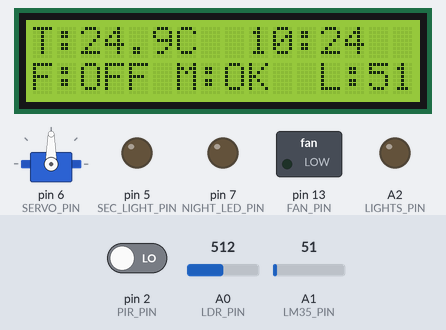
Recording of a sketch running on a simulated Arduino Uno, built with avr-gcc and run on an emulated ATmega328P. Shown: servo, 16×2 character LCD, switched loads named in the sketch (green lamp = pin HIGH), output pins drawn as LEDs (lit = HIGH). The inputs (shaded band) are chosen by the test bench; at power-on: A1 (LM35_PIN) = 51, pin 2 (PIR_PIN) LOW, A0 (LDR_PIN) = 512. The local clock reads 2024-03-15 10:24:30 at power-on unless the sketch sets it.

Above: at 2.7 s.
2.8 s: A1 (LM35_PIN) set to 61
At 4.7 s:
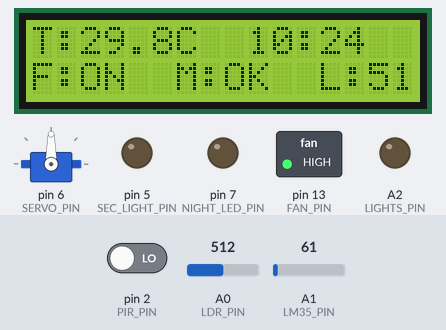
5.0 s: pin 2 (PIR_PIN) driven HIGH
At 6.7 s:
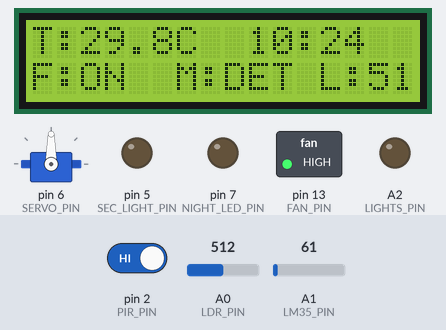
7.0 s: A1 (LM35_PIN) set to 30
At 8.8 s:
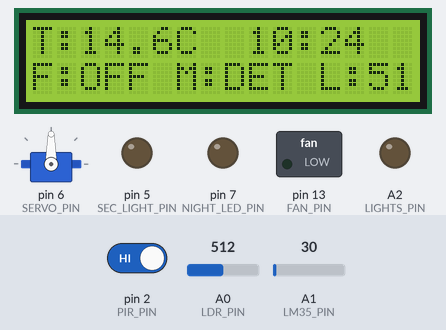
9.1 s: A0 (LDR_PIN) set to 317
At 10.8 s:
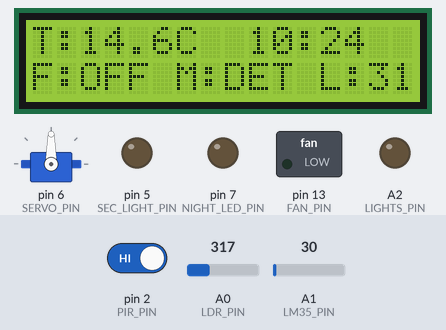
11.1 s: A0 (LDR_PIN) set to 284
At 12.8 s:
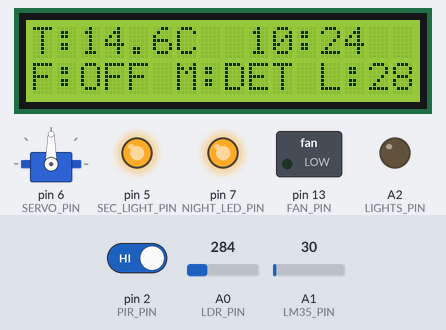
13.1 s: pin 2 (PIR_PIN) driven LOW
At 14.8 s:
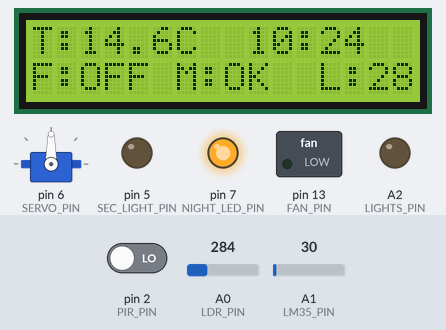
Timing chart, 0 to 16.3 s (numbered marks = the images above; inputs shaded):
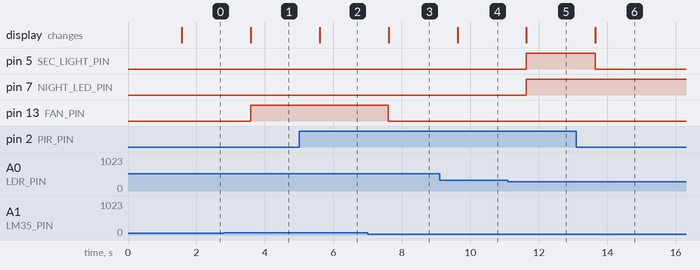

Measured:
- the behaviour switches between 57 and 58 on A1 (LM35_PIN) (found by bisection; images 0 and 1)
- the behaviour switches between 300 and 299 on A0 (LDR_PIN) (found by bisection; images 4 and 5)
- after the input at 2.8 s, pin 13 (FAN_PIN): LOW → HIGH after 0.78 s; the display: changes after 0.79 s (image 1)
- after the input at 5.0 s, the display: changes after 0.60 s (image 2)
- after the input at 7.0 s, pin 13 (FAN_PIN): HIGH → LOW after 0.61 s; the display: changes after 0.61 s (image 3)
- after the input at 9.1 s, the display: changes after 0.53 s (image 4)
- after the input at 11.1 s, pin 5 (SEC_LIGHT_PIN): LOW → HIGH after 0.53 s; pin 7 (NIGHT_LED_PIN): LOW → HIGH after 0.54 s; the display: changes after 0.54 s (image 5)
- after the input at 13.1 s, pin 5 (SEC_LIGHT_PIN): HIGH → LOW after 0.55 s; the display: changes after 0.55 s (image 6)

The sketch:

smart_home.ino
```cpp
#include <Wire.h>
#include <RTClib.h>
#include <Servo.h>
#include <LiquidCrystal.h>

// --- Pin Definitions
const int PIR_PIN       = 2;   // PIR motion sensor
const int SERVO_PIN     = 6;   // Curtain Servo
const int NIGHT_LED_PIN = 7;   // Additional LED: On all night, off in light
const int SEC_LIGHT_PIN = 5;   // Security Light
const int FAN_PIN       = 13;  // Fan Control (Moved to avoid LCD conflict)
const int LIGHTS_PIN    = A2;  // Main Lights (Moved to avoid LCD conflict)
const int LDR_PIN       = A0;  // LDR Sensor
const int LM35_PIN      = A1;  // Temperature Sensor

// --- LCD Pin Mapping (Standard 16-pin Parallel)
// RS=12, En=11, D4=10, D5=9, D6=8, D7=4
LiquidCrystal lcd(12, 11, 10, 9, 8, 4);

RTC_DS1307 rtc;
Servo curtainServo;

void setup() {
  Serial.begin(9600);

  pinMode(PIR_PIN, INPUT);
  pinMode(LIGHTS_PIN, OUTPUT);
  pinMode(SEC_LIGHT_PIN, OUTPUT);
  pinMode(NIGHT_LED_PIN, OUTPUT); // Initialize new LED pin
  pinMode(FAN_PIN, OUTPUT);

  curtainServo.attach(SERVO_PIN);
  lcd.begin(16, 2);

  // Initialize RTC with Error Check
  if (!rtc.begin()) {
    lcd.print("RTC Error!");
    while(1); // Do not proceed if RTC is missing
  }

  // Set time automatically to compilation time (Uncomment if needed for physical build)
  // rtc.adjust(DateTime(F(__DATE__), F(__TIME__)));

  lcd.print("System Ready");
  delay(1500);
  lcd.clear();
}

void loop() {
  DateTime now = rtc.now(); // Acquisition of current time

  // --- 1. DATA ACQUISITION ---
  int ldrValue = analogRead(LDR_PIN);
  int tempReading = analogRead(LM35_PIN);
  // Accurate Temp Conversion: (Reading * 5V / 1024) * 100 for LM35
  float temperature = (tempReading * 5.0 * 100.0) / 1024.0;
  bool motion = digitalRead(PIR_PIN);

  // --- 2. AUTOMATIC MAIN LIGHTS (6:30 PM - 9:00 PM) ---
  if ((now.hour() == 18 && now.minute() >= 30) || (now.hour() > 18 && now.hour() < 21)) {
    digitalWrite(LIGHTS_PIN, HIGH);
  } else {
    digitalWrite(LIGHTS_PIN, LOW);
  }

  // --- 3. CURTAIN CONTROL (8 AM Open, 6 PM Close) ---
  if (now.hour() >= 8 && now.hour() < 18) {
    curtainServo.write(90);
  } else {
    curtainServo.write(0);
  }

  // --- 4. SECURITY LIGHTS (Trigger on Motion + Dark) ---
  if (ldrValue < 300 && motion == HIGH) {
    digitalWrite(SEC_LIGHT_PIN, HIGH);
  } else {
    digitalWrite(SEC_LIGHT_PIN, LOW);
  }

  // --- 5. CLIMATE CONTROL (Temp > 28°C) ---
  if (temperature > 28.0) {
    digitalWrite(FAN_PIN, HIGH);
  } else {
    digitalWrite(FAN_PIN, LOW);
  }

  // --- 6. LCD STATUS DISPLAY ---
  lcd.setCursor(0, 0);
  lcd.print("T:"); lcd.print(temperature, 1); lcd.print("C  ");

  if(now.hour() < 10) lcd.print("0");
  lcd.print(now.hour());
  lcd.print(":");
  if(now.minute() < 10) lcd.print("0");
  lcd.print(now.minute());

  lcd.setCursor(0, 1);
  lcd.print("F:"); lcd.print(digitalRead(FAN_PIN) ? "ON " : "OFF");
  lcd.print(" M:"); lcd.print(motion ? "DET" : "OK ");
  lcd.print(" L:"); lcd.print(ldrValue/10);

  // --- 7. NIGHT LED LOGIC (On when dark, Off when light) ---
  if (ldrValue < 300) {
    digitalWrite(NIGHT_LED_PIN, HIGH);
  } else {
    digitalWrite(NIGHT_LED_PIN, LOW);
  }

  delay(1000);
}
```
